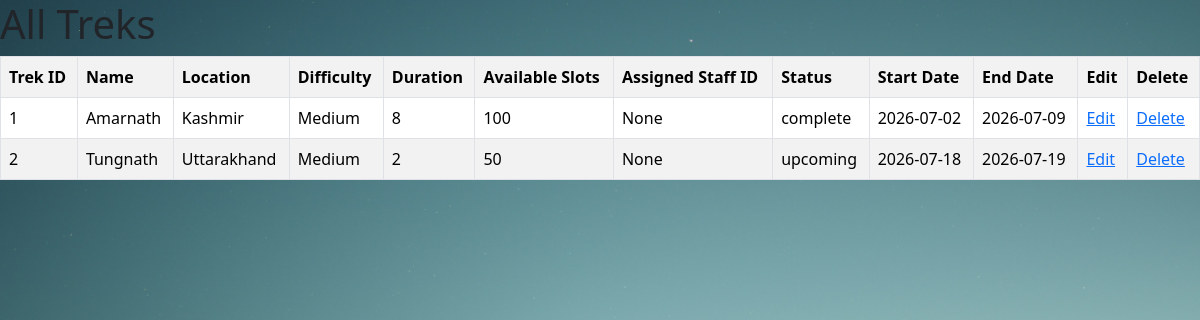
The page /view-treks (signed in) on the database as committed earlier.
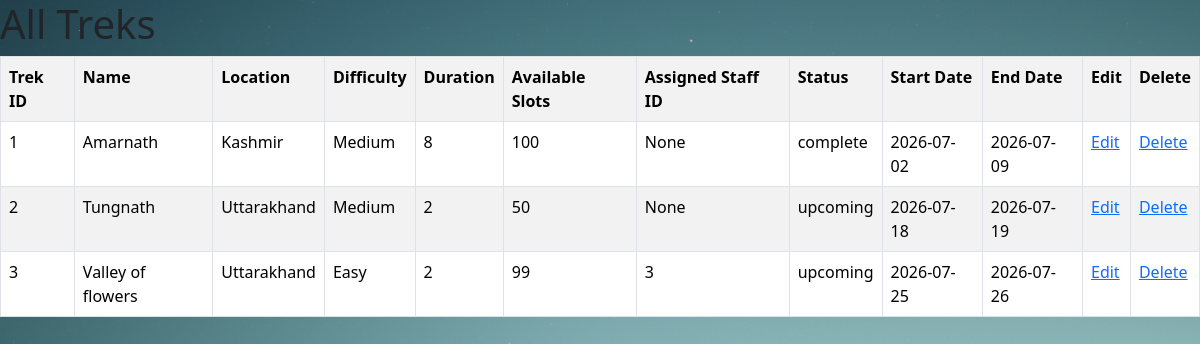
The same page on the database as committed later.
### models.py (models this page shows)
class Trek(db.Model):
    __tablename__="treks"
    trek_id=db.Column(db.Integer,primary_key=True)
    name=db.Column(db.String(100),nullable=False)
    location=db.Column(db.String(100),nullable=False)
    difficulty=db.Column(db.String(50),nullable=False)
    duration=db.Column(db.Integer,nullable=False)
    available_slots=db.Column(db.Integer,nullable=False)
    assigned_staff_id=db.Column(db.Integer,db.ForeignKey("users.user_id"),nullable=True)
    status=db.Column(db.String(50),nullable=False)
    start_date=db.Column(db.Date, nullable=False)
    end_date=db.Column(db.Date, nullable=False)
    bookings=db.relationship("Booking",backref="treks",lazy=True)

### app.py (the view)
@app.route("/view-treks")
def viewtrek():
    if session.get("role")!="admin":
        return "You are not the Admin"
    treks=Trek.query.all()
    return render_template("admin/view-treks.html",treks=treks)

### templates/admin/view-treks.html (shortened to what this page needs)
<!DOCTYPE html>
<html lang="en">
<head>
    <link href="https://cdn.jsdelivr.net/npm/bootstrap@5.3.8/dist/css/bootstrap.min.css" rel="stylesheet">
    <link href="../static/css/style.css" rel="stylesheet">
</head>
<body class="bg-mountains">
    <h1>All Treks</h1>
    <table class="table table-striped table-hover table-bordered">
        <tr>
            <th>Trek ID</th>
            <th>Name</th>
            <th>Location</th>
            <th>Difficulty</th>
            <th>Duration</th>
            <th>Available Slots</th>
            <th>Assigned Staff ID</th>
            <th>Status</th>
            <th>Start Date</th>
            <th>End Date</th>
            <th>Edit</th>
            <th>Delete</th>
        </tr>
        {% for trek in treks %}
        <tr>
            <td>{{trek.trek_id}}</td>
            <td>{{trek.name}}</td>
            <td>{{trek.location}}</td>
            <td>{{trek.difficulty}}</td>
            <td>{{trek.duration}}</td>
            <td>{{trek.available_slots}}</td>
            <td>{{trek.assigned_staff_id}}</td>
            <td>{{trek.status}}</td>
            <td>{{trek.start_date}}</td>
            <td>{{trek.end_date}}</td>
            <td><a href="/edit-trek/{{trek.trek_id}}">Edit</a></td>
            <td><a href="/delete-trek/{{trek.trek_id}}">Delete</a></td>
        </tr>
        {% endfor %}
    </table>
</body>
</html>

### static/css/style.css (style rules this page uses)
.bg-mountains { background-image: url(../images/login-page-mountains.jpg); background-repeat: no-repeat; background-size: cover; background-position: center; min-height: 90vh; }

Rows that differ between the two databases and show on the page:
added Trek: trek_id "3", name "Valley of flowers", location "Uttarakhand", difficulty "Easy", duration "2", available_slots "99", assigned_staff_id "3", status "upcoming", start_date "2026-07-25", end_date "2026-07-26"
